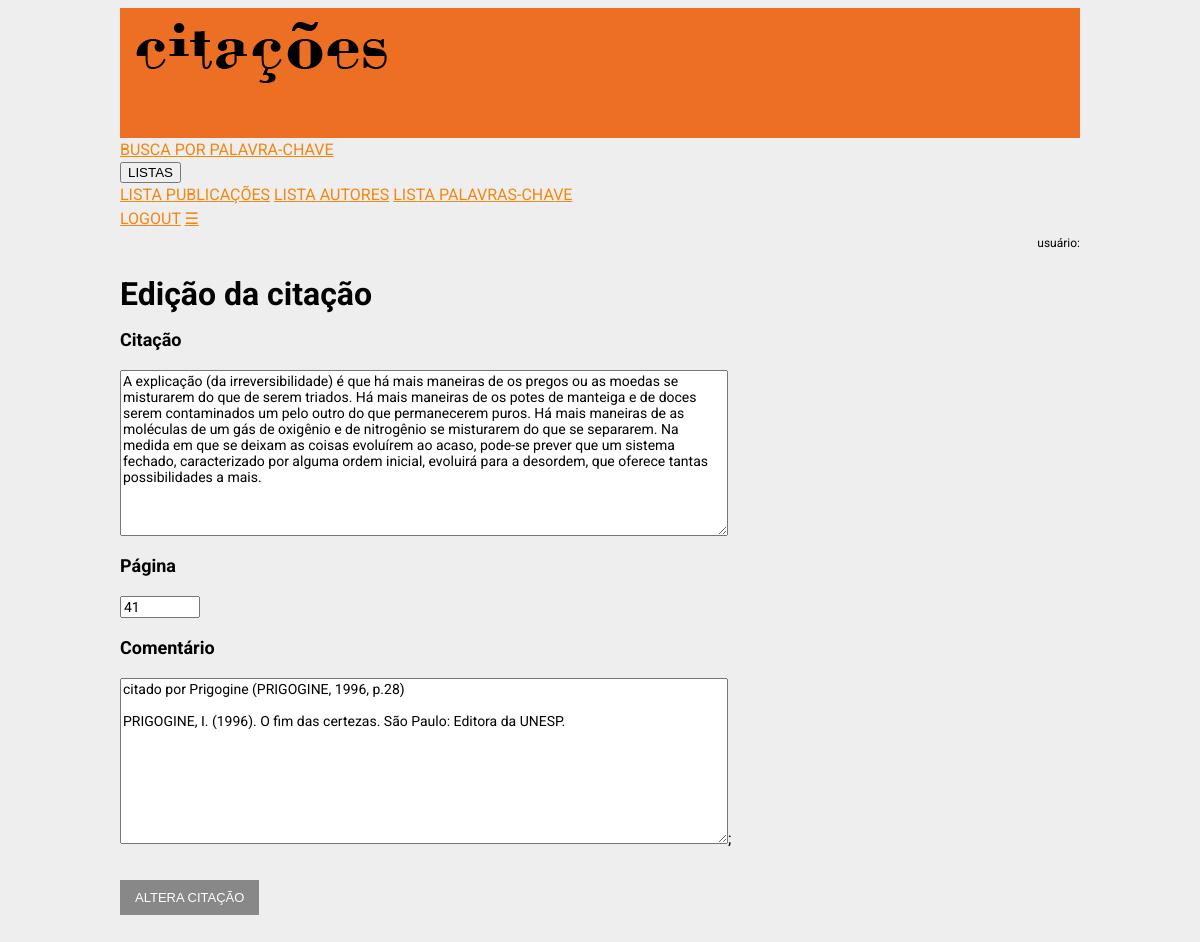
Page /raiz/_sobras/_editaCitacao.php?IdCitacao=41 on the committed database.
### tables this page shows
CREATE TABLE `citacao` (
  `IdCitacao` int(11) NOT NULL,
  `IdPublicacao` int(11) NOT NULL,
  `CitPg` varchar(6) DEFAULT NULL,
  `CitCitacao` text NOT NULL,
  `CitComentario` text DEFAULT NULL
);

### raiz/_sobras/_editaCitacao.php (the view, shortened to what this page needs)
<html>
<head>
</head>
<link rel="stylesheet" type="text/css" href="estilos.css" media="screen" />
<body>
    <div id="divGeral">
        <?php
            include_once( "inc/i_topo.php" );
        ?>
        <h1>Edição da citação</h1>
        <div id="editaCitacao">
        <?php
            $IdCitacao = $_GET[ 'IdCitacao' ];
            $query4 = "SELECT * ";
            $query4 .= "FROM citacao ";
            $query4 .= "WHERE IdCitacao =" . $IdCitacao;
            mysqli_set_charset($connection,"utf8");
            $result4 = mysqli_query( $connection, $query4 );
            $row4 = mysqli_fetch_assoc( $result4 );
        ?>
        <form action="commitUpdateCitacao.php" method="POST">
            <h3>Citação</h3>
            <textarea rows="10" cols="80" id="CitCitacao" name="CitCitacao" class="CitCitacao"><?php echo $row4[ 'CitCitacao' ] ?></textarea>
            <h3>Página</h3>
            <input id="CitPg" name="CitPg" class="CitPg" size="8" value="<?php echo $row4[ 'IdCitacao' ] ?>">
            <h3>Comentário</h3>
            <textarea rows="10" cols="80" id="CitComentario" name="CitComentario" class="CitComentario" size="50"><?php echo $row4[ 'CitComentario' ] ?></textarea>;
            <br /><br />
            <button class="botao" type="submit" name="submit">ALTERA CITAÇÃO</button>
        </form>
        </div>
    </div>
</body>
</html>

### raiz/inc/i_topo.php (shortened to what this page needs)
<div id="topo">
    <div id="logoCitacoes"><a href="buscaPorPalavra.php"><img src="img/logo-citacoes.png"></a></div>
</div>
<div class="menu">
    <div class="topnav" id="myTopnav">
        <a href="index.php">BUSCA POR PALAVRA-CHAVE</a>
        <div class="dropdown">
            <button class="dropbtn">LISTAS
            </button>
            <div class="dropdown-content">
                <a href="listaAutorPublicacao.php">LISTA PUBLICAÇÕES</a>
                <a href="listaAutor.php">LISTA AUTORES</a>
                <a href="listaPalavra.php">LISTA PALAVRAS-CHAVE</a>
            </div>
        </div>
        <a href="logout.php">LOGOUT</a>
        <a href="javascript:void(0);" class="icon" onclick="myFunction()">&#9776;</a>
    </div>
</div>
<div id="divUsuario">
        <?php
        echo "usuário: " . $_SESSION["UsuNome"];
        ?>
</div>
<div class="espaco30"></div>

### raiz/inc/estilos.css (style rules this page uses)
body { font-family: Roboto, "Trebuchet MS", Verdana, "sans-serif"; font-size: 16px; line-height: 24px; background-color: #eee; color: #000; }
#topo { max-width: 960px; margin: 0 auto; height: 130px; background-color: #ed6f24; }
#logoCitacoes { width: 290px; height: 89px; }
#divGeral { max-width: 960px; margin: 0 auto 50px; padding: 0 30px; }
#divUsuario { font-size: 12px; float: right; }
h1 { font-size: 32px; }
h3 { font-size: 18px; }
a { color: #f5860e; }
input { font-size: 14px; }
form input, form textarea { font-family: Roboto, "Trebuchet MS", Verdana, "sans-serif"; font-size: 14px; }
.espaco30 { width: 10px; height: 30px; }
.botao { cursor: pointer; background-color: #888; border: none; color: white; padding: 10px 15px; margin: 5px 10px 5px 0; text-align: center; text-decoration: none; display: inline-block; font-size: 13px; }

### rows in the picture
citacao: CitCitacao "A explicação (da irreversibilidade) é que há mais maneiras de os pregos ou as moedas se misturarem do que de serem triados. Há mais maneiras de os potes de manteiga e de doces serem contaminados um pelo outro do que permanecerem puros. Há mais maneiras de as moléculas de um gás de oxigênio e de nitrogênio se misturarem do que se separarem. Na medida em que se deixam as coisas evoluírem ao acaso, pode-se prever que um sistema fechado, caracterizado por alguma ordem inicial, evoluirá para a desordem, que oferece tantas possibilidades a mais.", CitPg "41", CitComentario "citado por Prigogine (PRIGOGINE, 1996, p.28) PRIGOGINE, I. (1996). O fim das certezas. São Paulo: Editora da UNESP."
